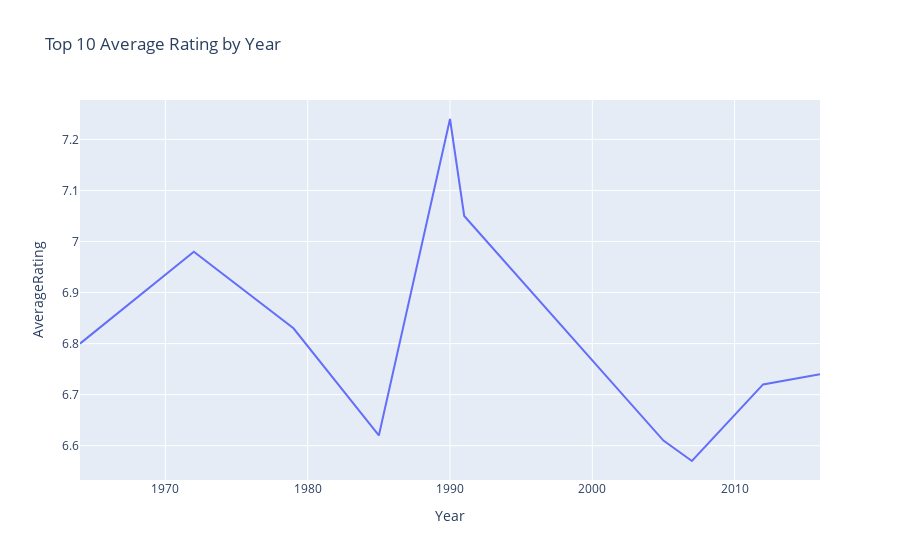

Notebook code for this chart:
### Markdown cell above
10 Rating rata-rata teratas suatu film diurutkan berdasarkan tahun.

### Code cell
# Buat variable untuk menampilkan visualisasi Line chart
figRankYear = px.line(result.sort_index(),
              y = 'AverageRating',
              x = 'Year',
              title='Top 10 Average Rating by Year',
              )

figRankYear.show()

### Figure 1 — Plotly figure (JSON) as saved in the notebook; plotly's stock layout.template omitted (floating-point values rounded to 4 significant figures)
{"data": [{"hovertemplate": "Year=%{x}<br>AverageRating=%{y}<extra></extra>", "legendgroup": "", "line": {"color": "#636efa", "dash": "solid"}, "marker": {"symbol": "circle"}, "mode": "lines", "name": "", "orientation": "v", "showlegend": false, "type": "scatter", "x": [1964, 1972, 1979, 1985, 1990, 1991, 2005, 2007, 2012, 2016], "xaxis": "x", "y": [6.8, 6.98, 6.83, 6.62, 7.24, 7.05, 6.61, 6.57, 6.72, 6.74], "yaxis": "y"}], "layout": {"legend": {"tracegroupgap": 0}, "title": {"text": "Top 10 Average Rating by Year"}, "xaxis": {"anchor": "y", "domain": [0, 1], "title": {"text": "Year"}}, "yaxis": {"anchor": "x", "domain": [0, 1], "title": {"text": "AverageRating"}}}}
